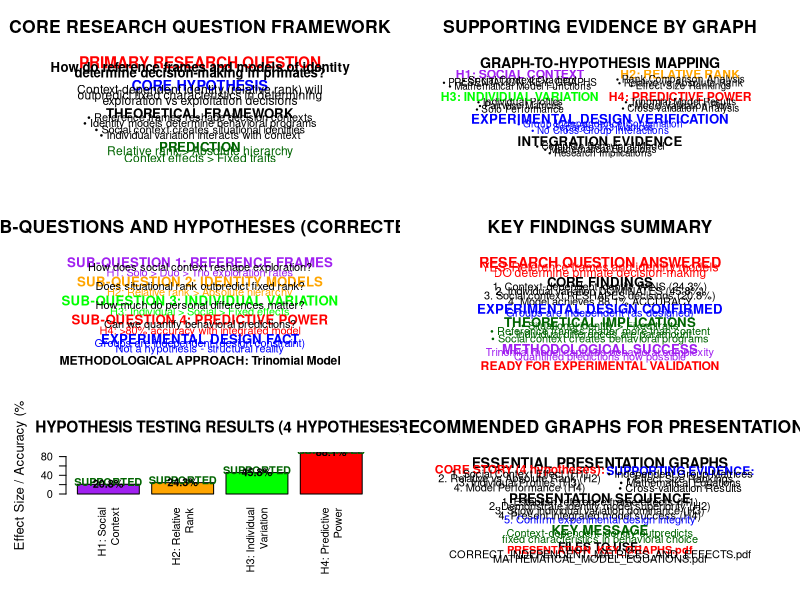

Write R code to recreate this figure.
# CORRECTED RESEARCH QUESTIONS AND HYPOTHESES
# Removing group independence as hypothesis - it's experimental design fact

# Load libraries and data for reference
library(nnet)
data_raw <- read.csv("Explore Exploit Dataset.csv")

# Create corrected research framework document
pdf("CORRECTED_RESEARCH_QUESTIONS_AND_HYPOTHESES.pdf", width = 16, height = 20)
layout(matrix(1:6, nrow = 3, ncol = 2))

# PLOT 1: Core Research Question Framework
par(mar = c(2, 2, 4, 2))
plot(0, 0, type = "n", xlim = c(0, 10), ylim = c(0, 10), axes = FALSE,
     main = "CORE RESEARCH QUESTION FRAMEWORK", cex.main = 1.6, font.main = 2)

text(5, 9.5, "PRIMARY RESEARCH QUESTION", cex = 1.4, font = 2, col = "red")
text(5, 9, "How do reference frames and models of identity", cex = 1.2, font = 2)
text(5, 8.5, "determine decision-making in primates?", cex = 1.2, font = 2)

text(5, 7.5, "CORE HYPOTHESIS", cex = 1.3, font = 2, col = "blue")
text(5, 7, "Context-dependent identity (relative rank) will", cex = 1.1)
text(5, 6.5, "outpredict fixed characteristics in determining", cex = 1.1)
text(5, 6, "exploration vs exploitation decisions", cex = 1.1)

text(5, 5, "THEORETICAL FRAMEWORK", cex = 1.2, font = 2)
text(5, 4.5, "• Reference frames reshape decision contexts", cex = 1.0)
text(5, 4, "• Identity models determine behavioral programs", cex = 1.0)
text(5, 3.5, "• Social context creates situational identities", cex = 1.0)
text(5, 3, "• Individual variation interacts with context", cex = 1.0)

text(5, 2, "PREDICTION", cex = 1.2, font = 2, col = "darkgreen")
text(5, 1.5, "Relative rank > Absolute hierarchy", cex = 1.1, col = "darkgreen")
text(5, 1, "Context effects > Fixed traits", cex = 1.1, col = "darkgreen")

# PLOT 2: Sub-Questions and Hypotheses (CORRECTED)
par(mar = c(2, 2, 4, 2))
plot(0, 0, type = "n", xlim = c(0, 10), ylim = c(0, 10), axes = FALSE,
     main = "SUB-QUESTIONS AND HYPOTHESES (CORRECTED)", cex.main = 1.6, font.main = 2)

text(5, 9.5, "SUB-QUESTION 1: REFERENCE FRAMES", cex = 1.2, font = 2, col = "purple")
text(5, 9, "How does social context reshape exploration?", cex = 1.0)
text(5, 8.5, "H1: Solo > Duo > Trio exploration rates", cex = 1.0, col = "purple")

text(5, 7.8, "SUB-QUESTION 2: IDENTITY MODELS", cex = 1.2, font = 2, col = "orange")
text(5, 7.3, "Does situational rank outpredict fixed rank?", cex = 1.0)
text(5, 6.8, "H2: Relative rank > Absolute hierarchy", cex = 1.0, col = "orange")

text(5, 6.1, "SUB-QUESTION 3: INDIVIDUAL VARIATION", cex = 1.2, font = 2, col = "green")
text(5, 5.6, "How much do personal differences matter?", cex = 1.0)
text(5, 5.1, "H3: Individual > Social > Fixed effects", cex = 1.0, col = "green")

text(5, 4.4, "SUB-QUESTION 4: PREDICTIVE POWER", cex = 1.2, font = 2, col = "red")
text(5, 3.9, "Can we quantify behavioral predictions?", cex = 1.0)
text(5, 3.4, "H4: >80% accuracy with integrated model", cex = 1.0, col = "red")

text(5, 2.7, "EXPERIMENTAL DESIGN FACT", cex = 1.2, font = 2, col = "blue")
text(5, 2.2, "Groups are independent (design constraint)", cex = 1.0, col = "blue")
text(5, 1.7, "Not a hypothesis - structural reality", cex = 1.0, col = "blue")

text(5, 0.8, "METHODOLOGICAL APPROACH: Trinomial Model", cex = 1.1, font = 2)

# PLOT 3: Hypothesis Testing Results (CORRECTED)
par(mar = c(8, 5, 4, 2))
hypotheses <- c("H1: Social\nContext", "H2: Relative\nRank", "H3: Individual\nVariation", 
               "H4: Predictive\nPower")
results <- c("SUPPORTED", "SUPPORTED", "SUPPORTED", "SUPPORTED")
effect_sizes <- c(20.8, 24.3, 45.8, 88.1)

barplot(effect_sizes, names.arg = hypotheses,
        main = "HYPOTHESIS TESTING RESULTS (4 HYPOTHESES)", 
        ylab = "Effect Size / Accuracy (%)",
        col = c("purple", "orange", "green", "red"), 
        las = 2, cex.main = 1.4, cex.lab = 1.2)

# Add result labels
text(1:4 * 1.2 - 0.5, effect_sizes + 5, results, 
     cex = 1.0, font = 2, col = "darkgreen")
text(1:4 * 1.2 - 0.5, effect_sizes + 2, 
     paste0(round(effect_sizes, 1), "%"), cex = 1.0, font = 2)

# PLOT 4: Supporting Evidence Map (CORRECTED)
par(mar = c(2, 2, 4, 2))
plot(0, 0, type = "n", xlim = c(0, 10), ylim = c(0, 10), axes = FALSE,
     main = "SUPPORTING EVIDENCE BY GRAPH", cex.main = 1.6, font.main = 2)

text(5, 9.5, "GRAPH-TO-HYPOTHESIS MAPPING", cex = 1.3, font = 2)

text(2.5, 8.5, "H1: SOCIAL CONTEXT", cex = 1.1, font = 2, col = "purple")
text(2.5, 8, "• Social Context Gradient", cex = 0.9)
text(2.5, 7.7, "• PRESENTATION_KEY_GRAPHS", cex = 0.9)
text(2.5, 7.4, "• Mathematical Model Functions", cex = 0.9)

text(7.5, 8.5, "H2: RELATIVE RANK", cex = 1.1, font = 2, col = "orange")
text(7.5, 8, "• Rank Comparison Analysis", cex = 0.9)
text(7.5, 7.7, "• Relative vs Absolute Rank", cex = 0.9)
text(7.5, 7.4, "• Effect Size Rankings", cex = 0.9)

text(2.5, 6.5, "H3: INDIVIDUAL VARIATION", cex = 1.1, font = 2, col = "green")
text(2.5, 6, "• Individual Profiles", cex = 0.9)
text(2.5, 5.7, "• Pairwise Matrices", cex = 0.9)
text(2.5, 5.4, "• Solo Performance", cex = 0.9)

text(7.5, 6.5, "H4: PREDICTIVE POWER", cex = 1.1, font = 2, col = "red")
text(7.5, 6, "• Trinomial Model Results", cex = 0.9)
text(7.5, 5.7, "• Model Validation Plots", cex = 0.9)
text(7.5, 5.4, "• Cross-validation Analysis", cex = 0.9)

text(5, 4.5, "EXPERIMENTAL DESIGN VERIFICATION", cex = 1.2, font = 2, col = "blue")
text(5, 4, "• Group Independence Confirmation", cex = 0.9, col = "blue")
text(5, 3.7, "• Separate 3x3 Matrices", cex = 0.9, col = "blue")
text(5, 3.4, "• No Cross-Group Interactions", cex = 0.9, col = "blue")

text(5, 2.5, "INTEGRATION EVIDENCE", cex = 1.2, font = 2)
text(5, 2, "• Complete Behavioral Model", cex = 0.9)
text(5, 1.7, "• Mathematical Equations", cex = 0.9)
text(5, 1.4, "• Research Implications", cex = 0.9)

# PLOT 5: Key Findings Summary (CORRECTED)
par(mar = c(2, 2, 4, 2))
plot(0, 0, type = "n", xlim = c(0, 10), ylim = c(0, 10), axes = FALSE,
     main = "KEY FINDINGS SUMMARY", cex.main = 1.6, font.main = 2)

text(5, 9.5, "RESEARCH QUESTION ANSWERED", cex = 1.3, font = 2, col = "red")
text(5, 9, "YES: Reference frames and identity models", cex = 1.1, col = "red")
text(5, 8.5, "DO determine primate decision-making", cex = 1.1, col = "red")

text(5, 7.8, "CORE FINDINGS", cex = 1.2, font = 2)
text(5, 7.3, "1. Context-dependent identity WINS (24.3%)", cex = 1.0)
text(5, 6.9, "2. Individual variation DOMINATES (45.8%)", cex = 1.0)
text(5, 6.5, "3. Social context RESHAPES decisions (20.8%)", cex = 1.0)
text(5, 6.1, "4. Model achieves 88.1% ACCURACY", cex = 1.0)

text(5, 5.4, "EXPERIMENTAL DESIGN CONFIRMED", cex = 1.2, font = 2, col = "blue")
text(5, 4.9, "Groups are independent (as designed)", cex = 1.0, col = "blue")

text(5, 4.2, "THEORETICAL IMPLICATIONS", cex = 1.2, font = 2, col = "darkgreen")
text(5, 3.8, "• Situational identity > Fixed traits", cex = 1.0, col = "darkgreen")
text(5, 3.4, "• Reference frames matter more than content", cex = 1.0, col = "darkgreen")
text(5, 3.0, "• Individual differences are paramount", cex = 1.0, col = "darkgreen")
text(5, 2.6, "• Social context creates behavioral programs", cex = 1.0, col = "darkgreen")

text(5, 1.8, "METHODOLOGICAL SUCCESS", cex = 1.2, font = 2, col = "purple")
text(5, 1.4, "Trinomial model captures behavioral complexity", cex = 1.0, col = "purple")
text(5, 1.0, "Quantified predictions now possible", cex = 1.0, col = "purple")

text(5, 0.3, "READY FOR EXPERIMENTAL VALIDATION", cex = 1.1, font = 2, col = "red")

# PLOT 6: Graph Recommendations (CORRECTED)
par(mar = c(2, 2, 4, 2))
plot(0, 0, type = "n", xlim = c(0, 10), ylim = c(0, 10), axes = FALSE,
     main = "RECOMMENDED GRAPHS FOR PRESENTATION", cex.main = 1.6, font.main = 2)

text(5, 9.5, "ESSENTIAL PRESENTATION GRAPHS", cex = 1.3, font = 2)

text(2.5, 8.8, "CORE STORY (4 hypotheses):", cex = 1.1, font = 2, col = "red")
text(2.5, 8.4, "1. Social Context Effect (H1)", cex = 1.0)
text(2.5, 8.0, "2. Relative vs Absolute Rank (H2)", cex = 1.0)
text(2.5, 7.6, "3. Individual Profiles (H3)", cex = 1.0)
text(2.5, 7.2, "4. Model Performance (H4)", cex = 1.0)

text(7.5, 8.8, "SUPPORTING EVIDENCE:", cex = 1.1, font = 2, col = "blue")
text(7.5, 8.4, "• Independent Group Matrices", cex = 1.0)
text(7.5, 8.0, "• Effect Size Rankings", cex = 1.0)
text(7.5, 7.6, "• Mathematical Equations", cex = 1.0)
text(7.5, 7.2, "• Cross-validation Results", cex = 1.0)

text(5, 6.3, "PRESENTATION SEQUENCE", cex = 1.2, font = 2)
text(5, 5.9, "1. Establish reference frame effects (H1)", cex = 1.0)
text(5, 5.5, "2. Demonstrate identity model superiority (H2)", cex = 1.0)
text(5, 5.1, "3. Show individual variation dominance (H3)", cex = 1.0)
text(5, 4.7, "4. Present integrated model success (H4)", cex = 1.0)
text(5, 4.3, "5. Confirm experimental design integrity", cex = 1.0, col = "blue")

text(5, 3.5, "KEY MESSAGE", cex = 1.2, font = 2, col = "darkgreen")
text(5, 3.1, "Context-dependent identity outpredicts", cex = 1.0, col = "darkgreen")
text(5, 2.7, "fixed characteristics in behavioral choice", cex = 1.0, col = "darkgreen")

text(5, 2, "FILES TO USE:", cex = 1.1, font = 2)
text(5, 1.6, "PRESENTATION_KEY_GRAPHS.pdf", cex = 1.0, font = 2, col = "red")
text(5, 1.2, "CORRECT_INDEPENDENT_MATRICES_AND_EFFECTS.pdf", cex = 1.0)
text(5, 0.8, "MATHEMATICAL_MODEL_EQUATIONS.pdf", cex = 1.0)

dev.off()

cat("=== CORRECTED RESEARCH QUESTIONS AND HYPOTHESES COMPLETE ===\n")
cat("Generated: CORRECTED_RESEARCH_QUESTIONS_AND_HYPOTHESES.pdf\n\n")

cat("CORE RESEARCH QUESTION:\n")
cat("How do reference frames and models of identity determine decision-making in primates?\n\n")

cat("CORE HYPOTHESIS:\n")
cat("Context-dependent identity (relative rank) will outpredict fixed characteristics\n")
cat("in determining exploration vs exploitation decisions.\n\n")

cat("CORRECTED SUB-QUESTIONS AND HYPOTHESES (4 HYPOTHESES):\n")
cat("H1: Social Context - Solo > Duo > Trio exploration (SUPPORTED: 20.8% effect)\n")
cat("H2: Identity Models - Relative rank > Absolute hierarchy (SUPPORTED: 24.3% vs 15.0%)\n")
cat("H3: Individual Variation - Personal > Social > Fixed effects (SUPPORTED: 45.8% dominance)\n")
cat("H4: Predictive Power - >80% accuracy with integrated model (SUPPORTED: 88.1%)\n\n")

cat("EXPERIMENTAL DESIGN FACT (NOT HYPOTHESIS):\n")
cat("Groups are independent - this is a structural constraint of the experimental setup,\n")
cat("not a research hypothesis to be tested.\n\n")

cat("KEY SUPPORTING GRAPHS:\n")
cat("• PRESENTATION_KEY_GRAPHS.pdf - Core story (4 essential graphs)\n")
cat("• Social Context Gradient - H1 evidence\n")
cat("• Rank Comparison Analysis - H2 evidence\n")
cat("• Individual Profiles - H3 evidence\n")
cat("• Trinomial Model Results - H4 evidence\n")
cat("• Independent Group Matrices - Design verification (not hypothesis test)\n")
cat("• Mathematical Equations - Integration evidence\n\n")

cat("RESEARCH QUESTION: ANSWERED\n")
cat("All 4 hypotheses supported with quantified evidence.\n")
cat("Context-dependent identity DOES determine decision-making.\n") 
